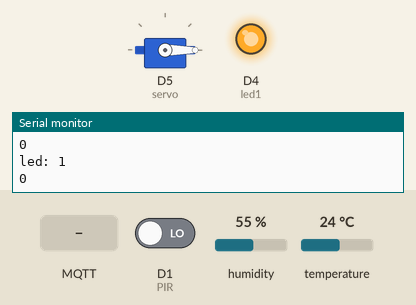
This sketch was run on a simulated ESP8266 (NodeMCU). Parts: servo, output pins drawn as LEDs (lit = HIGH), the last lines printed to the serial monitor. The test bench sets the inputs (shaded band); at power-on: D1 (PIR) LOW, humidity 55 %, temperature 24 °C. WiFi joins after 1.5 s; servers stay silent unless stated; random numbers use the default seed unless the sketch sets one; no MQTT or app messages arrive unless stated.

Above: at 2.7 s.
2.8 s: MQTT message "1" arrives on the first subscribed topic
At 5.0 s:
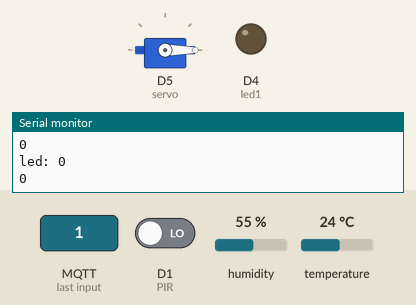
5.3 s: MQTT message "1" arrives on the second subscribed topic
At 6.6 s:
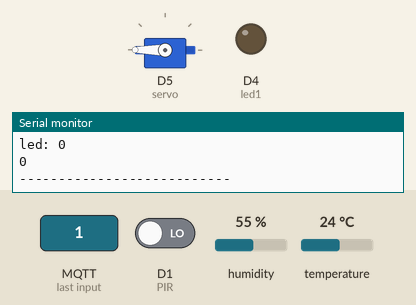
7.5 s: MQTT message "0" arrives on the first subscribed topic
At 9.5 s:
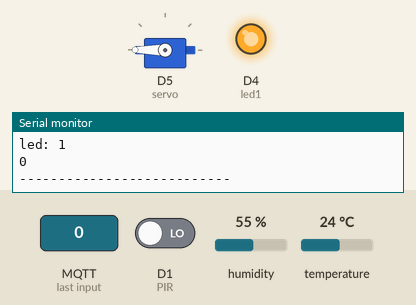
13.3 s: MQTT message "2" arrives on the first subscribed topic
At 15.0 s:
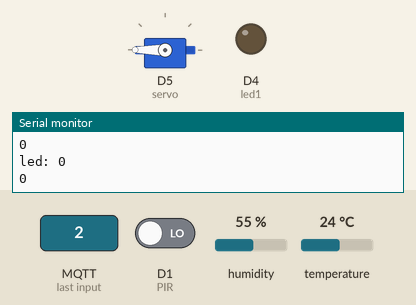
Timing chart, 0 to 16.5 s (numbered marks = the images above; inputs shaded):
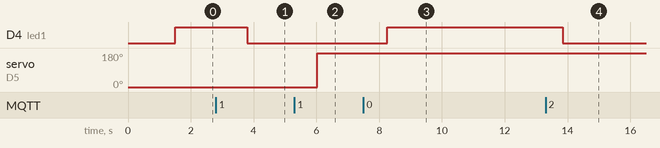

Measured:
- after the input at 2.8 s, D4 (led1): HIGH → LOW after 1.0 s
- after the input at 5.3 s, servo on D5 (servo): 0° → 180° after 0.73 s
- after the input at 7.5 s, D4 (led1): LOW → HIGH after 0.76 s
- after the input at 13.3 s, D4 (led1): HIGH → LOW after 0.55 s

The sketch:

MQTT.ino
```cpp
#include <ESP8266WiFi.h>
#include <PubSubClient.h>
#include <Arduino_JSON.h>
#include <ESP8266HTTPClient.h>
#include <Servo.h>
#include <DHT.h>

const char* sub1 = "LED";
const char* sub2 = "DOOR";
const char* sub3 = "TEMPERATURE";
const char* sub4 = "HUMIDITY";
#define led1 D4
#define PIR D1

#define DHTPIN D3
#define DHTTYPE DHT11

DHT dht(DHTPIN,DHTTYPE);

const char* mqtt_server = "192.168.1.2";
const int mqtt_port = 1883;
const char* ssid = "604";
const char* password = "21122002";

int servo = D5;
int deg = 0;

Servo myservo;

WiFiClient espClient;
PubSubClient client(espClient);

void setup_wifi() {
  delay(10);
  Serial.println();
  Serial.print("Connecting to ");
  Serial.println(ssid);

  WiFi.mode(WIFI_STA);
  WiFi.begin(ssid, password);

  while (WiFi.status() != WL_CONNECTED) {
    delay(500);
    Serial.print(".");
  }

  randomSeed(micros());

  Serial.println("");
  Serial.println("WiFi connected");
  Serial.println("IP address: ");
  Serial.println(WiFi.localIP());
}

void callback(char* topic, byte* payload, unsigned int length) {
  Serial.print("Message arrived [");
  Serial.print(topic);
  Serial.print("] ");
  if (strstr(topic, sub1)) {
    Serial.println("Payload: ");
    for (int i = 0; i < length; i++) {
      Serial.print((char)payload[i]);
    }
    Serial.println();
    if ((char)payload[0] == '0') {
      digitalWrite(led1, HIGH);
      Serial.println("RELAY 1 OFF");
    } else {
      digitalWrite(led1, LOW);
      Serial.println("RELAY 1 ON");
    }
  } else if (strstr(topic, sub2)) {
    Serial.println("Payload: ");
    for (int i = 0; i < length; i++) {
      Serial.print((char)payload[i]);
    }
    Serial.println();
    if ((char)payload[0] == '0') {
      myservo.write(0);
      Serial.println("Close door");
    } else {
      myservo.write(180);
      Serial.println("Open door");
    }
  }
}

void reconnect() {
  while (!client.connected()) {
    Serial.println("Attempting MQTT connection...");
    String clientId = "ESP8266Client";
    clientId += String(random(0xffff), HEX);

    if (client.connect(clientId.c_str())) {
      client.subscribe(sub1);
      client.subscribe(sub2);
      client.subscribe(sub3);
      client.subscribe(sub4);
    } else {
      Serial.println(" try again in 2 seconds");
      delay(1000);
    }
  }
}

void setup() {
  pinMode(led1, OUTPUT);
  pinMode(PIR,INPUT);
  Serial.begin(115200);
  setup_wifi();
  client.setServer(mqtt_server,mqtt_port);
  client.setCallback(callback);
  digitalWrite(led1,HIGH);
  myservo.attach(servo);
  myservo.write(deg);
}

const char* output(int n){
  return n==0?"0":"1";
}

const char* output(float n){
  Serial.println(n);
  char arr[10];
  sprintf(arr,"%d",n);
  Serial.println(arr);
  return arr;
}
void loop() {

  if(!client.connected()){
    reconnect();
  }
  client.loop();
  Serial.println("---------------------------");
  float h = dht.readHumidity();
  float t = dht.readTemperature();
  Serial.print("Humidity (%): ");
  Serial.println(h, 2);
  Serial.print("Temperature  (C): ");
  Serial.println(t, 2);
  client.publish(sub3,output(t));
  client.publish(sub4,output(h));
  int state = digitalRead(led1);
  Serial.print("led: ");
  Serial.println(state);
  int pirState = digitalRead(PIR);

  Serial.println(pirState);
  delay(100);
  if(pirState == HIGH){
    Serial.println("Motion detected");
    delay(100);
  }
  client.publish(sub2,output(pirState));
  Serial.println("---------------------------");
  delay(1000);
}
```
